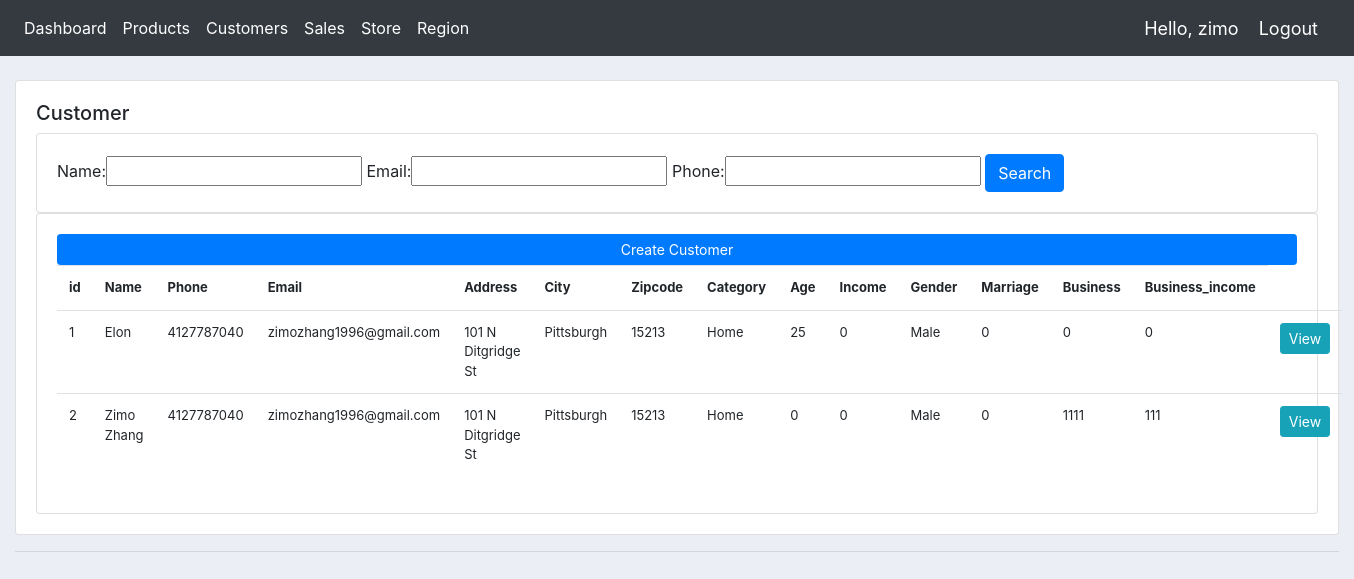
The app's page /users/ (signed in), older data.
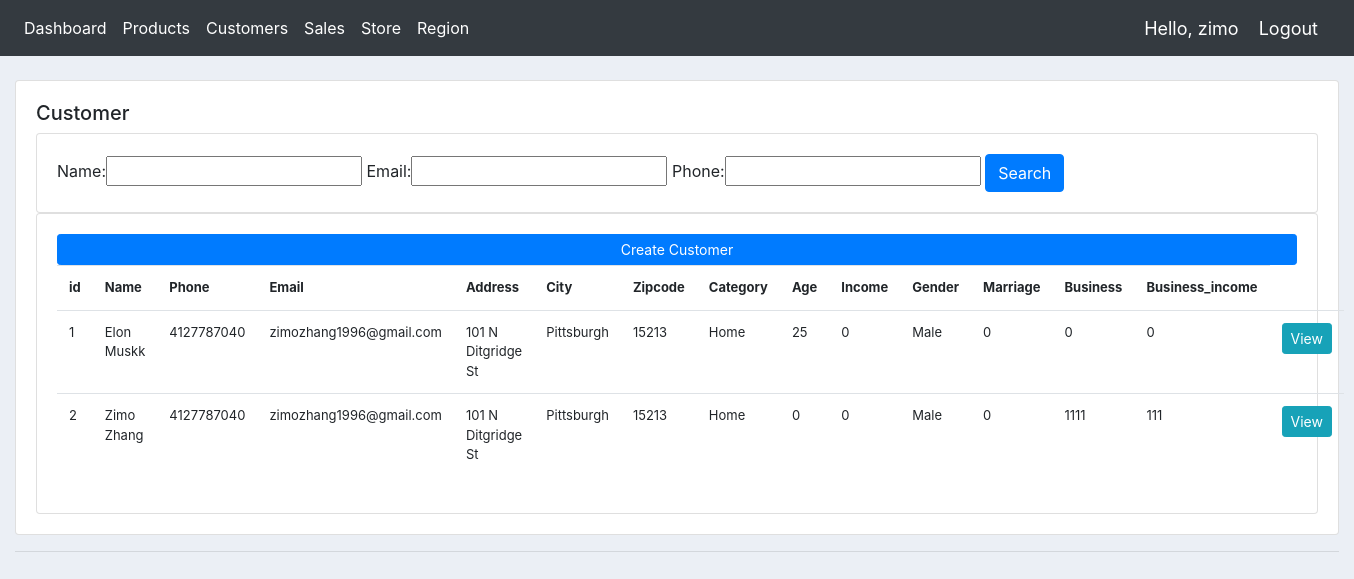
The same page, newer data.
### accounts/models.py (models this page shows, shortened)
class Customer(models.Model):
	CATEGORY = (
			('Home', 'Home'),
			('Business', 'Business'),
			)
	Gender = (
			('Male', 'Male'),
			('Female', 'Female'),
			)
	Marriage = (
			('Single', 'Single'),
			('Married', 'Married'),
			)
	user = models.OneToOneField(User, null=True, on_delete=models.CASCADE)
	name = models.CharField(max_length=200, null = True)
	email = models.EmailField(max_length=200, null = True)
	phone = models.CharField(max_length=10, null = True)
	address = models.CharField(max_length=200, null = True)
	city = models.CharField(max_length=200, null = True)
	zipcode = models.CharField(max_length=200, null = True)
	kind = models.CharField(max_length=200, choices = CATEGORY, null = True)
	age = models.IntegerField(default=0, null = True)
	income = models.IntegerField(default=0, null = True)
	gender = models.CharField(max_length=200, choices = Gender, null = True)
	marriage = models.CharField(max_length=200, choices = Marriage, null = True)
	business =  models.CharField(max_length=200, null = True)
	business_income = models.CharField(max_length=200, null = True)

### accounts/decorators.py (the view)
		def wrapper_func(request, *args, **kwargs):
			group = None
			if request.user.groups.exists():
				group = request.user.groups.all()[0].name
			if group in allowed_roles:
				return view_func(request, *args, **kwargs)
			else:
				return render(request, "store/NotAuth.html")

### accounts/views.py (called while the page is built)
@login_required(login_url='login')
@allowed_users(allowed_roles=['admin'])
@admin_only
def users_view(request):
	customers = Customer.objects.all()
	myFilter = CustomerFilter(request.GET, queryset=customers)
	customers = myFilter.qs
	context = {'customers': customers, 'myFilter': myFilter}
	return render(request, 'accounts/users.html', context)

### accounts/templates/accounts/users.html
{%  extends 'accounts/main.html' %}
{% block content %}
		<br>
		<div class="row">
			<div class="col-md">
					<div class="card card-body">
						<h5>Customer</h5>
				<div class="card card-body">
					<form method="get" style="font-size: medium;">
						{{myFilter.form}}
						<button class="btn btn-primary" type="submit">Search</button>
					</form>
				</div>
				<div class="card card-body" >
					<a class="btn btn-primary  btn-sm btn-block" href="{% url 'create_user' %}">Create Customer</a>
					<table class="table" style="font-size: small;">
						<tr>
							<th>id</th>
							<th>Name</th>
							<th>Phone</th>
							<th>Email</th>
							<th>Address</th>
							<th>City</th>
							<th>Zipcode</th>
							<th>Category</th>
							<th>Age</th>
							<th>Income</th>
							<th>Gender</th>
							<th>Marriage</th>
							<th>Business</th>
							<th>Business_income</th>
						</tr>
						{% for i in customers %}
							<tr>
								<td>{{i.id}}</td>
								<td>{{i.name}}</td>
								<td>{{i.phone}}</td>
								<td>{{i.email}}</td>
								<td>{{i.address}}</td>
								<td>{{i.city}}</td>
								<td>{{i.zipcode}}</td>
								<td>{{i.kind}}</td>
								<td>{{i.age}}</td>
								<td>{{i.income}}</td>
								<td>{{i.gender}}</td>
								<td>{{i.income}}</td>
								<td>{{i.business}}</td>
								<td>{{i.business_income}}</td>
								<td><a class="btn btn-sm btn-info" href="{% url 'customer' i.id %}">View</a></td>
							</tr>
						{% endfor %}
					</table>
				</div>
			</div>
		</div>
{% endblock content %}

Row changes from the older to the newer data that the page shows:
changed Customer id 1: name "Elon" → "Elon Muskk"
